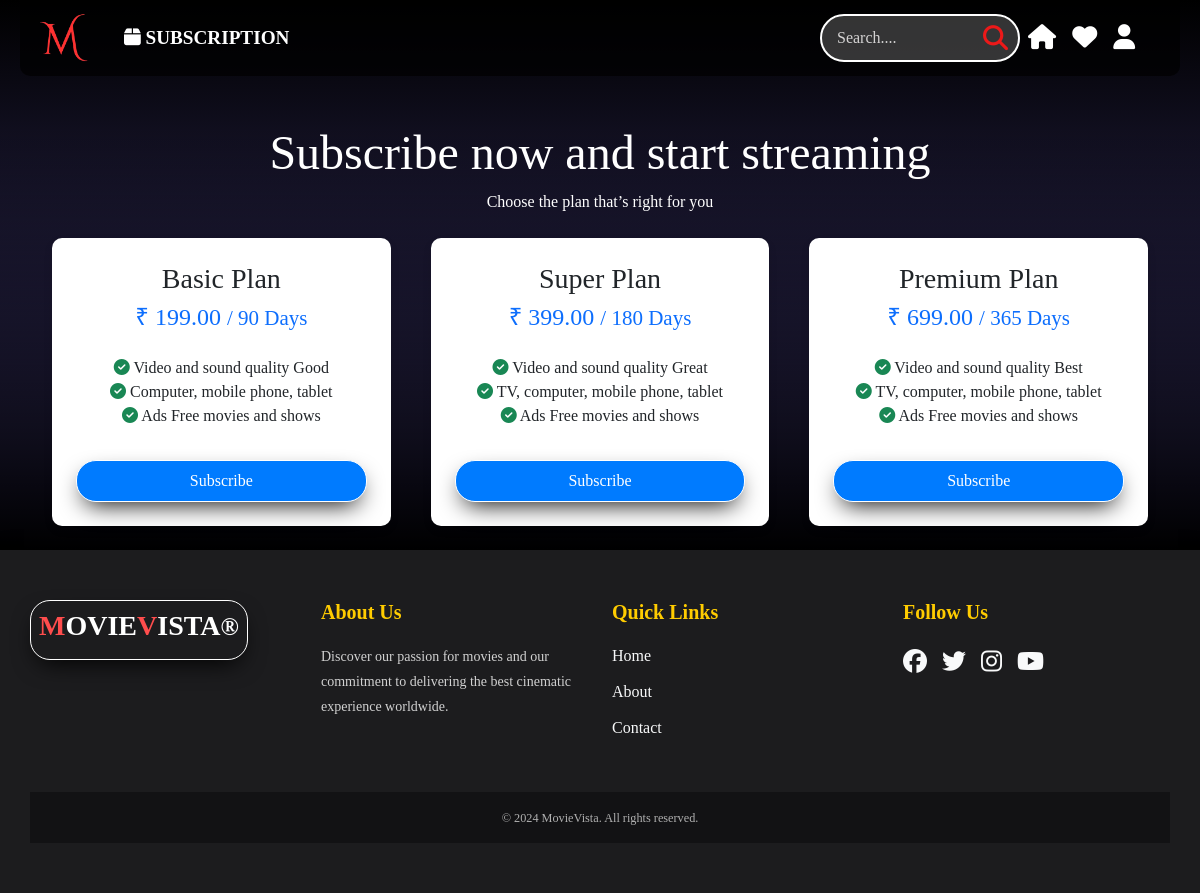
Screenshot of /subscription/ (signed in) with the database file from the repository.
### core/models.py (models this page shows, shortened)
class SubscriptionPlan(models.Model):
    name = models.CharField(max_length=100)
    price = models.DecimalField(max_digits=10, decimal_places=2)
    duration = models.IntegerField(help_text="Duration in days")
    detail1 = models.CharField(max_length=200,default='')
    detail2 = models.CharField(max_length=200,default='')
    detail3 = models.CharField(max_length=200,default='')

### core/views.py (the view)
# urls.py: path('subscription/',views.subscription,name="subscription"),
@login_required(login_url='/login/')
def subscription(request):
    plans = SubscriptionPlan.objects.all()
    has_active_subscription = UserSubscription.objects.filter(user=request.user, is_active=True).exists()
    return render(request, 'core/subscription.html', {
        'plans': plans,
        'has_active_subscription': has_active_subscription,
    })

### core/views.py (called while the page is built)
def subscription_status(request):
    if request.user.is_authenticated:
        has_active_subscription = UserSubscription.objects.filter(user=request.user, is_active=True).exists()
    else:
        has_active_subscription = False
    return {
        'has_active_subscription': has_active_subscription,
    }

### core/templates/core/subscription.html (shortened to what this page needs)
{% extends "core/base.html" %}
{% block content %}
<main>
  <div class="container mt-5">
    <div class="text-center mb-4">
      <h1 class="display-5" style="color: white;">Subscribe now and start streaming</h1>
      <p class="text" style="color: white;">Choose the plan that’s right for you</p>
    </div>
    <div class="subscription-row">
      {% for plan in plans %}
      <div class="card subscription-card p-4 text-center">
        <h3 class="card-title">{{ plan.name }}</h3>
        <h4 class="text-primary">₹ {{ plan.price }} <small>/ {{ plan.duration }} Days</small></h4>
        <ul class="list-unstyled">
          <li><i class="fas fa-check-circle text-success"></i> {{ plan.detail1 }}</li>
          <li><i class="fas fa-check-circle text-success"></i> {{ plan.detail2 }}</li>
          <li><i class="fas fa-check-circle text-success"></i> {{ plan.detail3 }}</li>
        </ul>
        <a href="{% url 'payment' %}?plan_id={{ plan.id }}" class="btn btn-subscribe mt-3">Subscribe</a>
      </div>
      {% endfor %}
    </div>
  </div>
  <br>
</main>
{% endblock content %}

### core/static/core/css/core.css (style rules this page uses)
* { font-family: 'Times New Roman', Times, serif; margin: 0; padding: 0; }
.body { background-image: linear-gradient(rgb(0, 0, 0),rgb(55, 49, 103),rgb(46, 38, 155)); }
.text-center a { border: 1px solid white; display: inline-block; padding: 8px; box-shadow: 0px 10px 25px -8px #000; border-radius: 20px; }

### core/templates/core/subscription.html (style rules this page uses)
main { background: linear-gradient(to top, rgba(0, 0, 0, 1), rgba(0, 0, 0, 0)); font-family: Arial, sans-serif; color: #000; }
.subscription-card { border: none; border-radius: 10px; box-shadow: 0 4px 8px rgba(0, 0, 0, 0.1); min-width: 300px; flex: 1; margin: 0 10px; }
.btn-subscribe { background-color: #007bff; color: #fff; border-radius: 20px; }
.subscription-row { display: flex; justify-content: space-between; flex-wrap: wrap; gap: 20px; }

### rows the page displays
SubscriptionPlan: name "Basic Plan", price "199.00", duration "90", detail1 "Video and sound quality Good", detail2 "Computer, mobile phone, tablet", detail3 "Ads Free movies and shows"
SubscriptionPlan: name "Super Plan", price "399.00", duration "180", detail1 "Video and sound quality Great", detail2 "TV, computer, mobile phone, tablet", detail3 "Ads Free movies and shows"
SubscriptionPlan: name "Premium Plan", price "699.00", duration "365", detail1 "Video and sound quality Best", detail2 "TV, computer, mobile phone, tablet", detail3 "Ads Free movies and shows"
